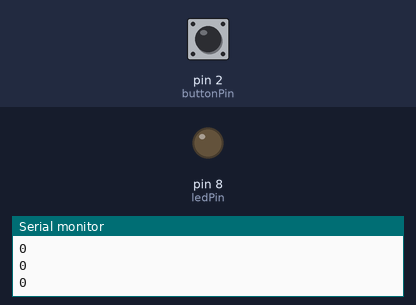
A sketch run on a simulated Arduino Uno, built with avr-gcc and run on an emulated ATmega328P. On the bench: output pins drawn as LEDs (lit = HIGH), the last lines printed to the serial monitor. The inputs (shaded band) are chosen by the test bench; at power-on: pin 2 (buttonPin) LOW.

Above: at 1.2 s.
1.3 s: pin 2 (buttonPin) pulled HIGH for 0.15 s
At 1.42 s:
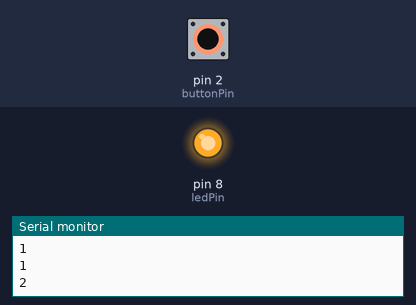
3.0 s: pin 2 (buttonPin) pulled HIGH for 3.2 s
At 7.6 s:
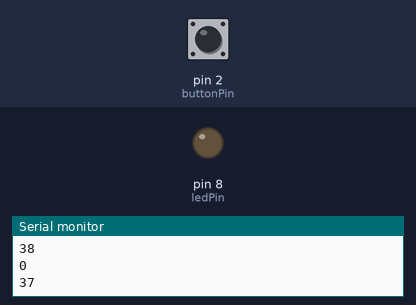
Timing chart, 0 to 9.1 s (numbered marks = the images above; inputs shaded):
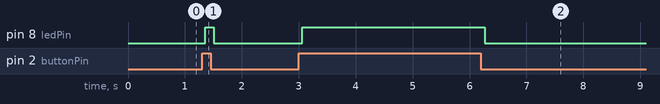

The sketch:

button_increments_variable.ino
```cpp
/*this program will read whether a button on pin 2 has been pressed,
print the raw value to the serial monitor, increment a varable,
print that to the monitor, and turn on an led*/

const int buttonPin = 2;
int buttonState = 0;
int variableNumber = 0; //variable we will increment later

int ledPin = 8; //initialize led variable

void setup() {
  /*here we're setting the baud (speed) to 9600.
  make sure the baud of the serial monitor is also 9600*/
  Serial.begin(9600);
  pinMode(buttonPin, INPUT);

  pinMode(ledPin, OUTPUT);           //set led to output
}

void loop() {
  // read the state of the pushbutton value:
  buttonState = digitalRead(buttonPin);


  //print buttonState to serial monitor with a loop delay of 50ms
  Serial.print(buttonState);
  Serial.print('\n'); //creates a new line
  Serial.print(variableNumber);
  Serial.print('\n');
  delay(50);

  if (buttonState == 1) {           //turn on led if button state is 1
    // turn LED on:
    digitalWrite(ledPin, HIGH);
    ++variableNumber; //increment variable (add 1 to it)

  } else {
    // turn LED off:
    digitalWrite(ledPin, LOW);

    if (variableNumber > 0) //subtract until 0 - what happens if you remove this if statement but keep the command?
      --variableNumber; //decrement variable (subtract 1 from it)
  }


}
```

Measured:
- after the input at 1.3 s, pin 8 (ledPin): LOW → HIGH after 0.05 s, → LOW 0.15 s later
- after the input at 3.0 s, pin 8 (ledPin): LOW → HIGH after 0.06 s, → LOW 3.2 s later
